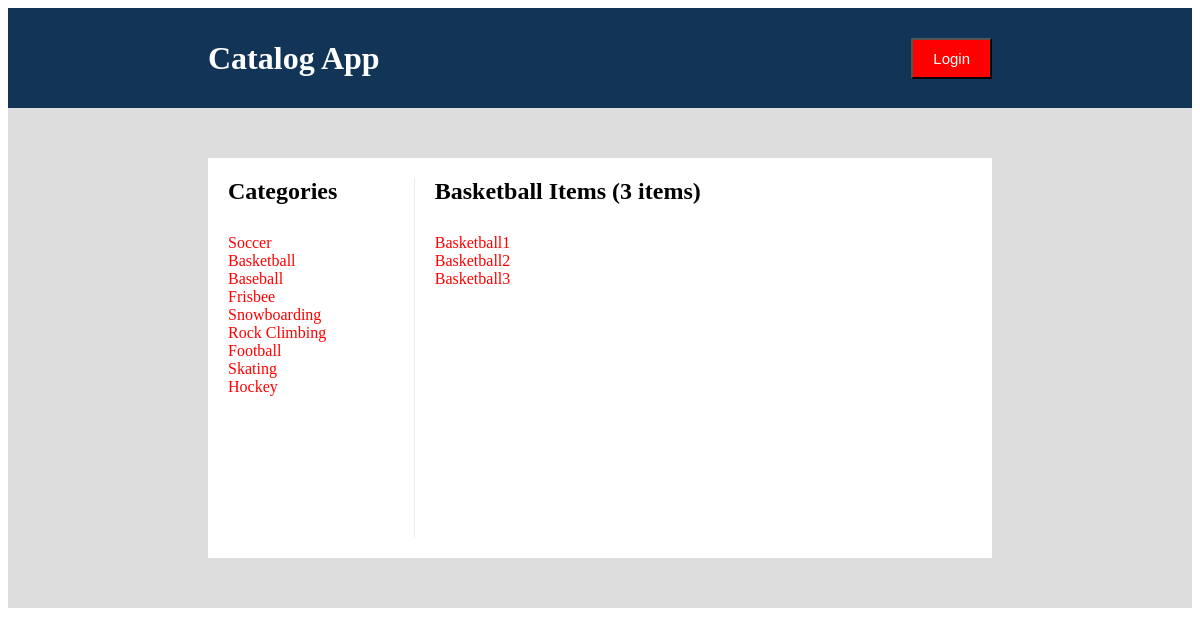
The app's page /catalog/Basketball/items with its own data.
### database_setup.py (models this page shows, shortened)
class Category(Base) :
    __tablename__ = 'category'
    id = Column(Integer, primary_key=True)
    name = Column(String(100), nullable=False, unique=True)

class Item(Base) :
    __tablename__ = 'item'
    id = Column(Integer, primary_key=True)
    title = Column(String(100), nullable=False)
    description = Column(String(200))
    category_id = Column(Integer, ForeignKey('category.id'))
    category = relationship(Category)

### application.py (the view)
@app.route('/catalog/<categoryName>/items')
def showCategory(categoryName):
    categories = session.query(Category).all()
    categoryByName = session.query(Category).filter_by(name=categoryName).one()
    items = session.query(Item). \
        filter_by(category_id=categoryByName.id).all()
    return render_template(
        'categoryItem.html',
        categories=categories,
        categoryByName=categoryByName,
        items=items)

### templates/categoryItem.html (shortened to what this page needs)
{% extends "layout.html" %}
{% block content %}
<div class="subcontent">
    <div class="category">
        <div class="head">
            <h2>Categories</h2>
        </div>
        <div class="list">
            <ul>
                {% for category in categories %}
                <li>
                    <a href="{{ url_for('showCategory', categoryName=category.name) }}">
                        <span class="mainlink">{{ category.name }}</span>
                    </a>
                </li>
                {% endfor %}
            </ul>
        </div>
    </div>
    <div class="item">
            <div class="head">
            <h2>{{ categoryByName.name }} Items ({{ items|length }} items)</h2>
        </div>
        <div class="list">
            <ul>
                {% for item in items %}
                <li>
                    <a href="{{ url_for('showItem', categoryName=categoryByName.name, itemTitle=item.title) }}">
                        <span class="mainlink">{{ item.title }}</span>
                    </a>
                </li>
                {% endfor %}
            </ul>
        </div>
    </div>
</div>
{% endblock %}

### static/css/main.css (style rules this page uses)
a { text-decoration: none; }
ul { list-style: none; padding: 10px; margin: 0px; }
.content .subcontent { display: flex; flex-direction: row; height: 400px; margin: 50px 200px 0 200px; background-color: #ffffff; }
.content .subcontent .head { flex: 1; padding: 10px; }
.content .subcontent h2 { margin: 0px; }
.content .subcontent .list { flex: 9; }
.content .subcontent .category { display: flex; flex-direction: column; flex: 1; padding: 10px; }
.content .subcontent .item { display: flex; flex-direction: column; flex: 3; padding: 10px; }
.content .subcontent .mainlink { color: #ff0000; }

### records on screen
Category: name "Soccer"
Category: name "Basketball"
Category: name "Baseball"
Category: name "Frisbee"
Category: name "Snowboarding"
Category: name "Rock Climbing"
Category: name "Football"
Category: name "Skating"
Category: name "Hockey"
Item: title "Basketball1"
Item: title "Basketball2"
Item: title "Basketball3"

### other values on screen
{{ items|length }} "3"
